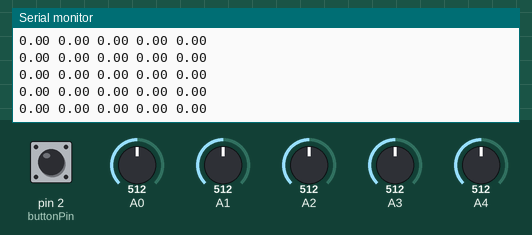
Simulated run of this sketch. Board: Arduino Uno, built with avr-gcc and run on an emulated ATmega328P. On the bench: the last lines printed to the serial monitor. The inputs (shaded band) are chosen by the test bench; at power-on: pin 2 (buttonPin) LOW, A1 = 512, A4 = 512, A3 = 512, A0 = 512, A2 = 512.

Above: at 1.2 s.
1.3 s: pin 2 (buttonPin) pulled HIGH for 0.15 s
At 2.5 s:
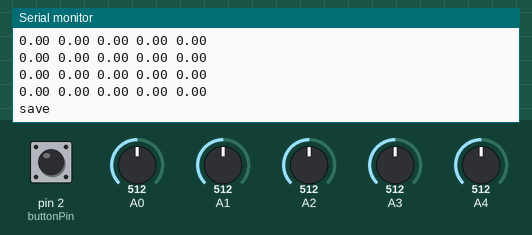
2.9 s: pin 2 (buttonPin) pulled HIGH for 1 s
At 3.6 s:
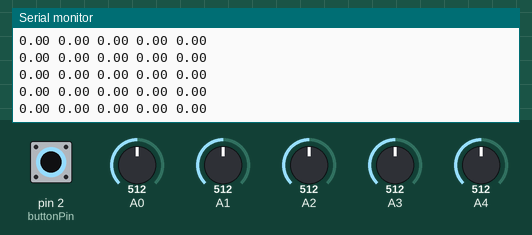
6.9 s: A1 set to 716
9.9 s: A4 set to 716
12.9 s: A1 set to 992
15.9 s: A3 set to 716
Timing chart, 0 to 18.9 s (numbered marks = the images above; inputs shaded):
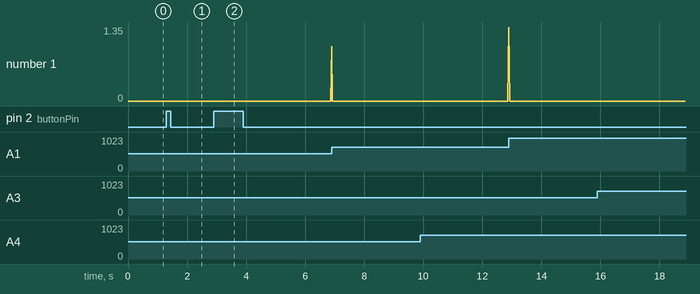

Measured:
- after the input at 1.3 s, the serial monitor: prints a new line at once (image 1)
- plotted number 1: 0 → 1 after the input at 2.9 s, 0 → 1.35 after the input at 9.9 s

The sketch:

Arduino_Sound_MAX4466_multiple.ino
```cpp
/****************************************
Sound level for multiple microphone amplifiers
and a button
****************************************/

// mics
const int sampleWindow = 6; // Sample window width in mS (50 mS = 20Hz)
unsigned int sample;

// button
const int buttonPin = 2;     // the number of the pushbutton pin
int buttonState = 0;         // variable for reading the pushbutton status
int newButtonState = 0;
bool active = true;

void setup()
{
   pinMode(buttonPin, INPUT);
   Serial.begin(9600);
}


void readMics() {

  for(int i=0; i<5; i++) {
       unsigned long startMillis= millis();  // Start of sample window
       unsigned int peakToPeak = 0;   // peak-to-peak level

       unsigned int signalMax = 0;
       unsigned int signalMin = 1024;
       // collect data for sampleWindow mS
       while (millis() - startMillis < sampleWindow)
       {
          sample = analogRead(i);
          if (sample < 1024)  // toss out spurious readings
          {
             if (sample > signalMax)
             {
                signalMax = sample;  // save just the max levels
             }
             else if (sample < signalMin)
             {
                signalMin = sample;  // save just the min levels
             }
          }
       }
       peakToPeak = signalMax - signalMin;  // max - min = peak-peak amplitude
       double volts = (peakToPeak * 5.0) / 1024;  // convert to volts
       Serial.print(volts);
       Serial.print(" ");
     }
     Serial.println();
}

void loop()
{
   newButtonState = digitalRead(buttonPin);

   if (newButtonState != buttonState) {
    if (newButtonState == HIGH) {
      // time to change things
      active = !active;
      if (active == false) {
          Serial.println("save");
      }
    }
    buttonState = newButtonState;
   }

   if (active == true) {
        readMics();
        }

}
```
